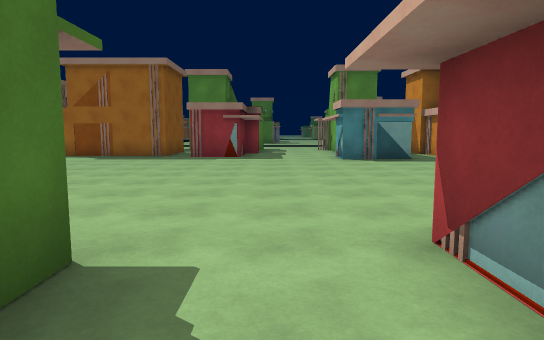
View 1 (above)

24 first-person views from a walk through a scene from a Unity 3-D project. The camera is 1.5 m above the floor, tilts 6° down and sees 75° across. The floor is counted in squares, 2 m on a side. Each view is taken from the middle of a square. On the plan, view 1 faces up. The plan holds only what a view shows up to about 11 squares ahead; the rest is blank. The place goes on beyond the plan. The player is left out. Surface patterns are stand-ins for the level's own textures.

View 2
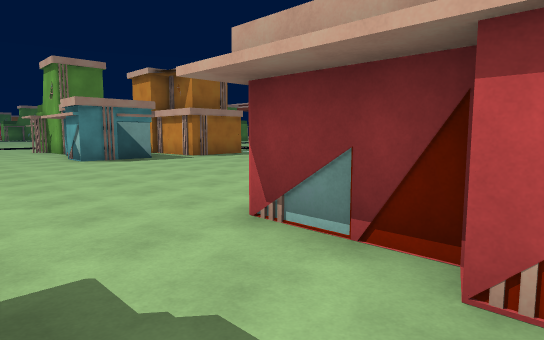

View 3
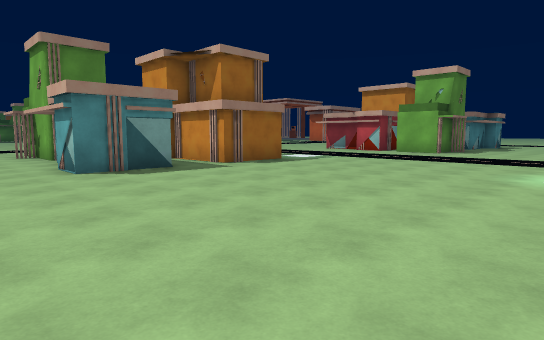

View 4
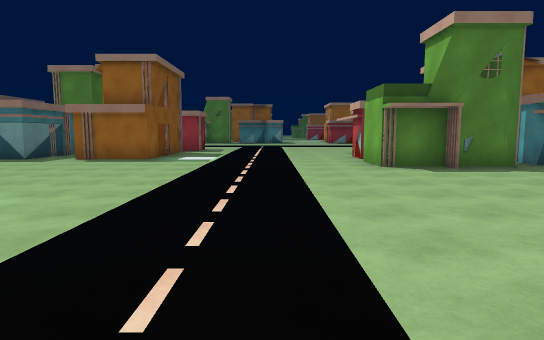

View 5
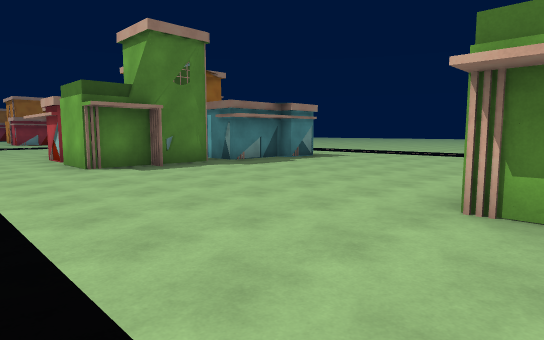

View 6
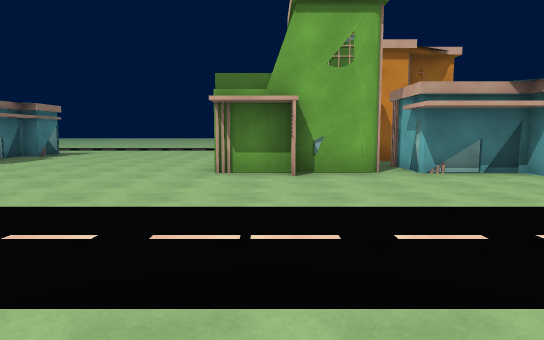

View 7
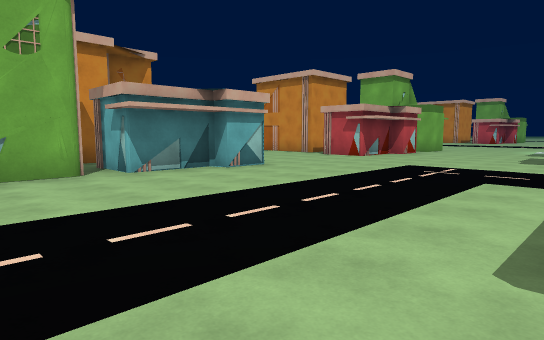

View 8
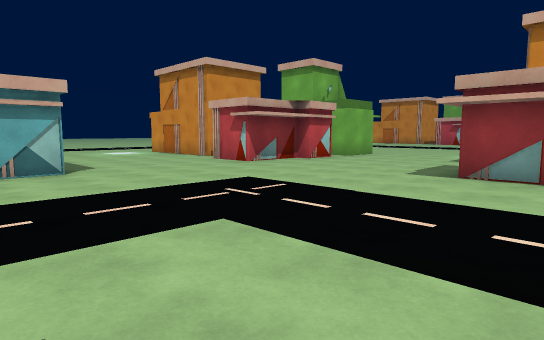

View 9
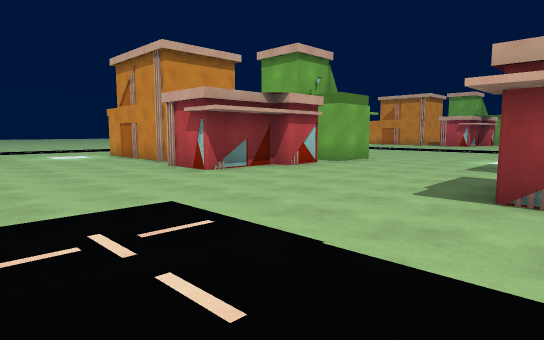

View 10
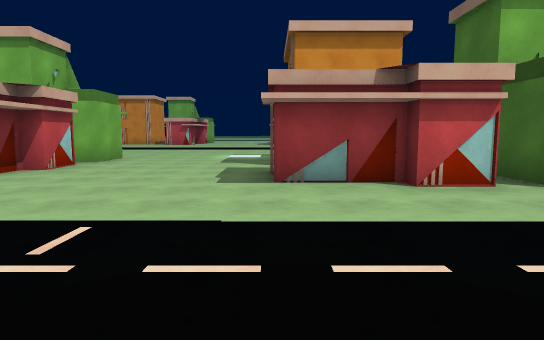

View 11
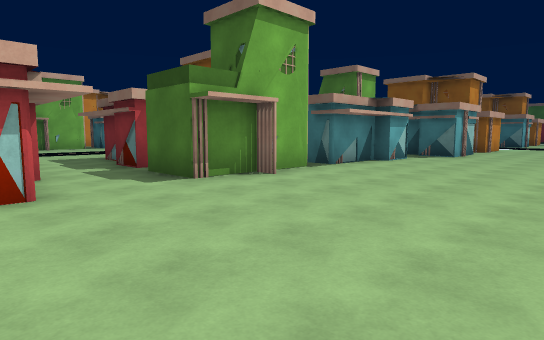

View 12
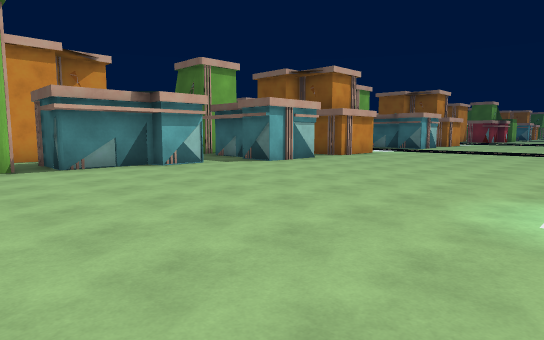

View 13
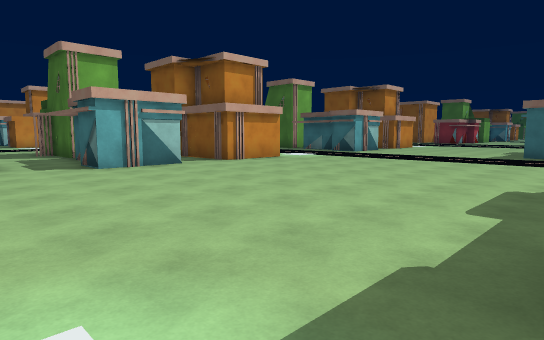

View 14
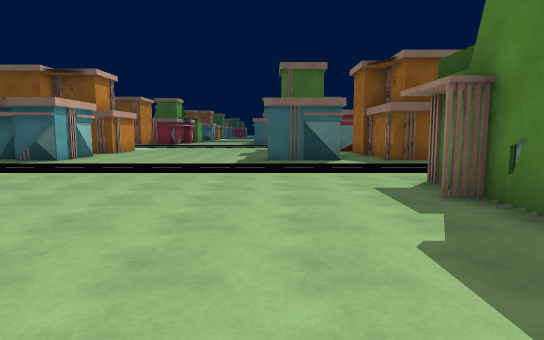

View 15
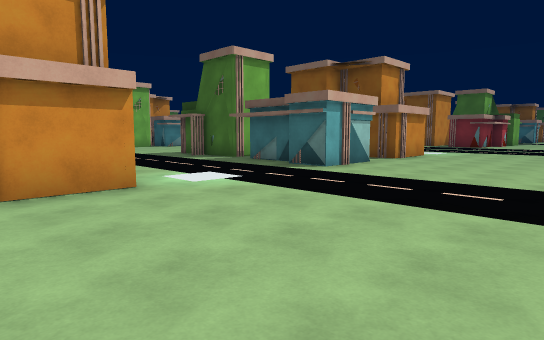

View 16
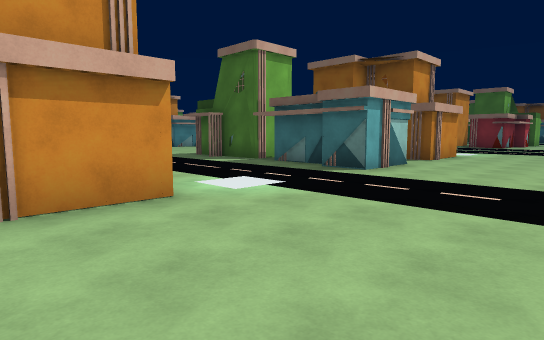

View 17
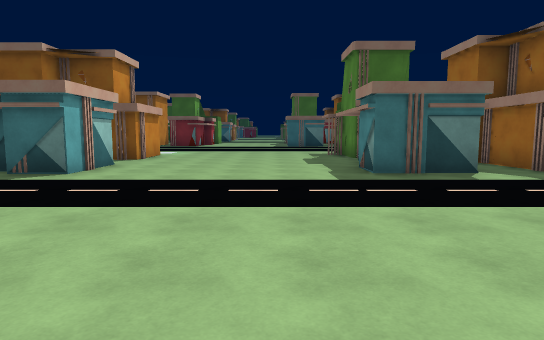

View 18
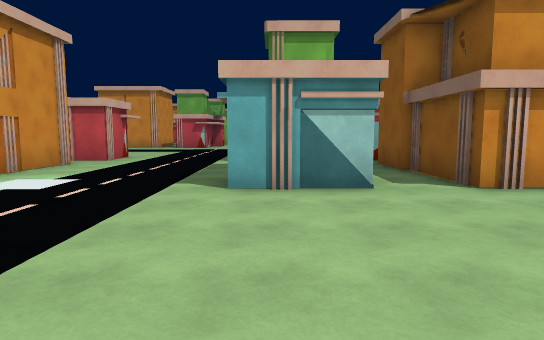

View 19
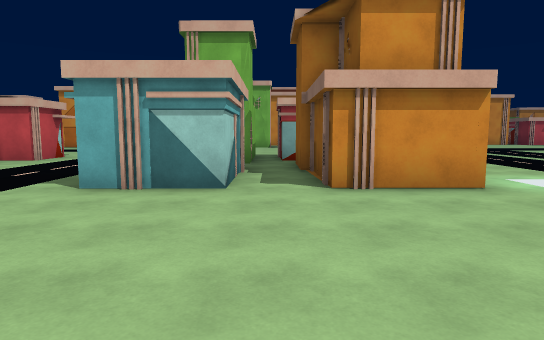

View 20
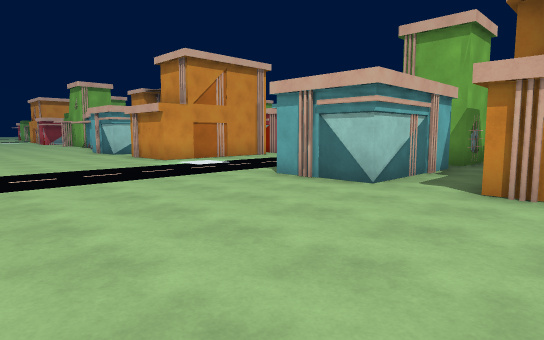

View 21
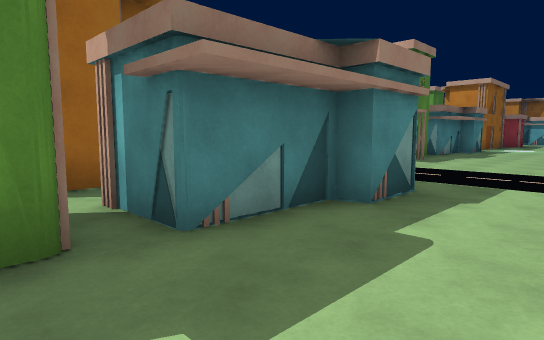

View 22
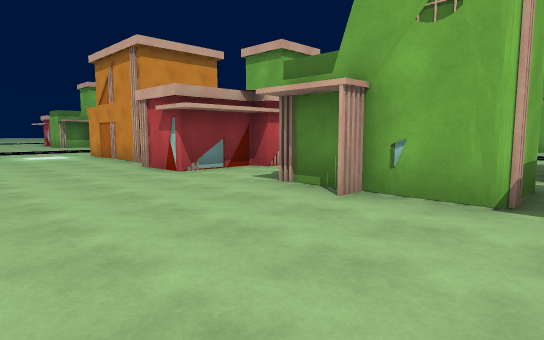

View 23
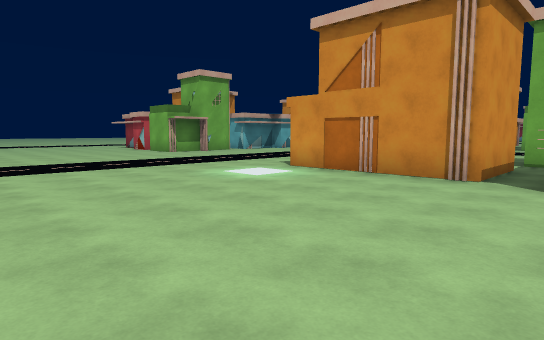

View 24
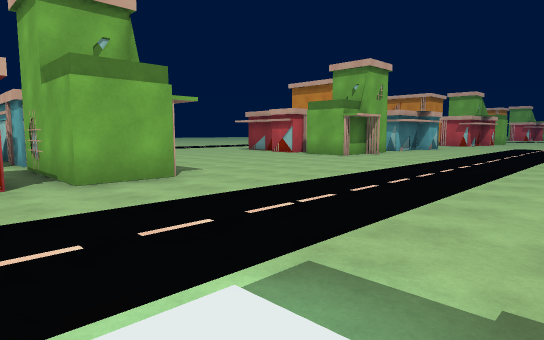

### Floor plan
Key: @ floor where view 1 was taken; # wall or solid block; . floor; H house.
Columns run from 24 left of view 1 to 19 right of it. Each row starts with its distance up from view 1.
 11 H. H......H....H......HH..H H.##......H
 10 #.  H.....................HHH.#H...........
  9 ....H.................................H#H.HH
  8 ......................................###.HH
  7 ............................................
  6 ............................................
  5 ............................................
  4 ............................................
  3 ##.HH....###.HH.............................
  2  #.HH....###. H.HHHH###..HH.HH##............
  1  #.HH....H #  H.   HH  ..H .H   .......#
  0  H.......H    ..   ..  .@H .H   ......H#
 -1  ..H#.. ..   #..   H.  ..  ..   .......#
 -2  H.##.  .H   ##.    . H..  #.   .......H
 -3  H.#    .H         H. H..       .......HH
 -4                       ...      ........H
 -5                       ..       .......H
 -6                                ........H.
 -7                                .............
 -8                               ..............
 -9                               ..............
-10                              HHH.......H....
-11                              #   H....H  HH#
-12                              H   H....H
-13                                HH.....H
-14                                  .....H
-15                                  .....#
-16                                  .....

Where each view was taken, in squares from view 1:
view 1: 0 up, 0 right, facing up
view 2: 0 up, 1 left, facing up-right
view 3: 3 up, 0 right, facing up-right
view 4: 0 up, 11 right, facing up
view 5: 0 up, 11 right, facing up-right
view 6: 0 up, 8 right, facing right
view 7: 0 up, 8 right, facing down-right
view 8: 4 down, 7 right, facing down-right
view 9: 6 down, 8 right, facing down-right
view 10: 5 down, 9 right, facing down
view 11: 7 up, 2 right, facing down-left
view 12: 10 up, 3 left, facing down-left
view 13: 11 up, 7 left, facing down-left
view 14: 9 up, 10 left, facing left
view 15: 8 up, 13 left, facing down-left
view 16: 7 up, 13 left, facing down-left
view 17: 7 up, 13 left, facing left
view 18: 8 up, 20 left, facing down
view 19: 8 up, 22 left, facing down
view 20: 8 up, 24 left, facing down-right
view 21: 7 up, 24 left, facing up-right
view 22: 6 up, 5 left, facing down-right
view 23: 8 up, 2 right, facing down-right
view 24: 11 up, 8 right, facing down-right
